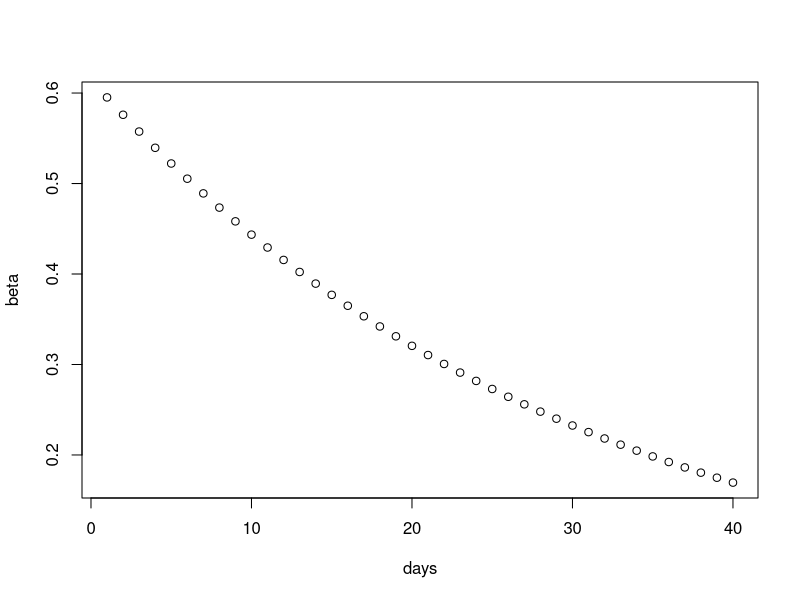

The R source for this figure:
# Function from Ávila-Ponce de León et al. https://www.medrxiv.org/content/10.1101/2020.05.11.20098517v1.full.pdf

betaDays <- function(days, beta_0, tau_beta, beta_1){
  beta_t <- beta_0*exp(-days/tau_beta) + beta_1
  return(beta_t)
}

days   <- 1:40
beta_0 <- 0.605
beta_1 <- 0.01
tau_beta <- 30
beta <- betaDays(days, beta_0, tau_beta, beta_1 )

plot(days, beta)
